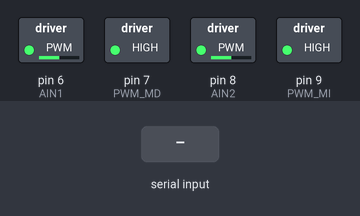
The sketch below on a simulated Arduino Mega 2560, built with avr-gcc and run on an emulated ATmega2560. On the bench: switched loads named in the sketch (green lamp = pin HIGH). Inputs (shaded band) come from the test bench.

Above: at 1.2 s.
1.3 s: "0\n" received over the second serial link
At 2.0 s:
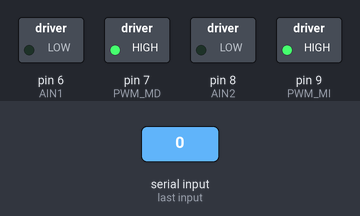
2.8 s: "1\n" received over the second serial link
At 3.1 s:
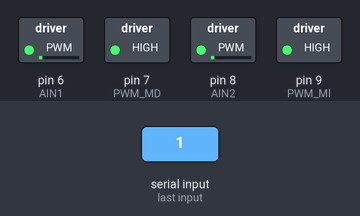
Timing chart, 0 to 5.8 s (numbered marks = the images above; inputs shaded):
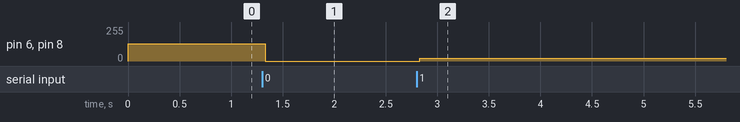

The sketch:

Prueba_1_BT_velocity_motor.ino
```cpp
#define AIN1 6
#define PWM_MD 7

#define AIN2 8
#define PWM_MI 9

#define STBY 10

//motorLeft
int en1_left= 34;
int en2_left= 35;
int pwm_left= 4;

//motorRight
int en1_right= 38;
int en2_right= 39;
int pwm_right= 8;


//Duty Cycle
float Vm  = 6; // Voltaje aplicado al puente H

//Duty Cycle
int Duty = 0;
float u   = 0;   //Inicializo la variable de ley de control
long int variable=0;

void setup() {


  //initialize both serial ports:
  pinMode(AIN1, OUTPUT);
  analogWrite(AIN1,128);
  pinMode(AIN2, OUTPUT);
  analogWrite(AIN2,128);

  pinMode(PWM_MD, OUTPUT);

  pinMode(PWM_MI, OUTPUT);

  digitalWrite(PWM_MD, HIGH);
  digitalWrite(PWM_MI, HIGH);
  /*
  pinMode(en1_left, OUTPUT);
  digitalWrite(en1_left, LOW);
  pinMode(en2_left, OUTPUT);
  digitalWrite(en2_left, LOW);
  pinMode(pwm_left, OUTPUT);
  analogWrite(pwm_left,128);

  pinMode(en1_right, OUTPUT);
  digitalWrite(en1_right, LOW);
  pinMode(en2_right, OUTPUT);
  digitalWrite(en2_right, LOW);
  pinMode(pwm_right, OUTPUT);
  analogWrite(pwm_right,128);
  */
  Serial.begin(9600);
  Serial2.begin(9600);
}


void loop() {

  // read from port 1, send to port 0:

  if (Serial2.available()) {

    variable=read_int();
    u=variable-Vm;
    if(u<=Vm && u>=(Vm*-1)){
      Serial2.print("Valor a ingresar al motor: ");
      Serial2.println(u);

      rotateMotor(AIN1,u);
      rotateMotor(AIN2,u);

      //rotateMotor(pwm_left,en1_left,en2_left,u);
      //rotateMotor(pwm_right,en1_right,en2_right,u);

      //int inByte = Serial2.read();

      //Serial.write(inByte);

    }

    // read from port 0, send to port 1:

   if (Serial.available()) {
     int inByte = Serial.read();
     Serial2.write(inByte);

   }
  }
}


void rotateMotor(int motorPin, float u){
    int Duty = 0;
    Duty = byte((u / (2 * Vm) + 0.5) * 255);
    analogWrite(motorPin,Duty);
}


void rotateMotor(int motorPin, int en1, int en2, float u){
    float absVoltage= abs(u);
    Duty=byte((absVoltage/Vm)*255);

    digitalWrite(en1, LOW);
    digitalWrite(en2, LOW);
    analogWrite(motorPin,Duty);  //Actualizo el valor del Duty Cycle
    if(u>0){
        digitalWrite(en1, HIGH);
        digitalWrite(en2, LOW);
    }else if(u<0){
        digitalWrite(en1, LOW);
        digitalWrite(en2, HIGH);
    }else{
        digitalWrite(en1, LOW);
        digitalWrite(en2, LOW);
    }
}

long int read_int(){
  int a;
  int b;
  int c;
  int d;
  int x;
  int y;
  int i;
  int var;
  char texto[20];
  char letra;
  int estado;
  long int numero2;
  long var2;
  int terminar=0;
  x=0;
  estado=0;
  a=0;
  numero2=0;
  d=0;
  terminar=0;
  for(b=0;b<=19;b++){
              texto[b]='c';
  }
  while(terminar==0){
  delay(10);
  if(Serial2.available()>0){
      letra=Serial2.read();
      texto[a]=letra;
      a++;
      estado=1;
      var2=1;

  }else{
      if (estado==1){
          for(b=0;b<=(a-1);b++){
              if(texto[b]>='0' && texto[b]<='9'){
                d++;
                //Serial.print("El numero de numeros es: ");
                //Serial.println(d);
              }
          }

          y=d;
          for(b=0;b<=a;b++){
              if(texto[b]>='0' && texto[b]<='9'){
                  //Serial.println(texto[b]);
                  var=texto[b]-'0';

                  if((y-1)==0){var2=1;}
                  else if ((y-1)==1){var2=10;}
                  else{
                      for(i=1;i<=(y-1);i++){
                          var2=var2*10;
                      }
                  }

                  numero2=((var)*(var2))+numero2;
                  var2=1;
                  y--;
              }
          }
          estado=0;
          a=0;
          d=0;
          var2=1;
          for(b=0;b<=19;b++){
              texto[b]='c';
          }
          terminar=1;
      }
  }
}
return numero2;
}
```

Measured:
- after the input at 1.3 s, pin 6 (AIN1), pin 8 (AIN2): 128/255 → 0/255 at once
- after the input at 2.8 s, pin 6 (AIN1), pin 8 (AIN2): 0/255 → 21/255 at once
